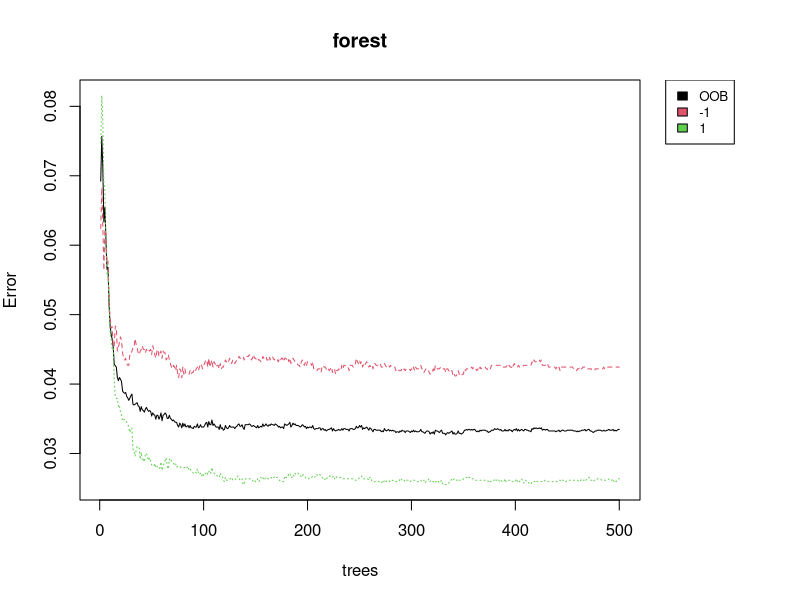
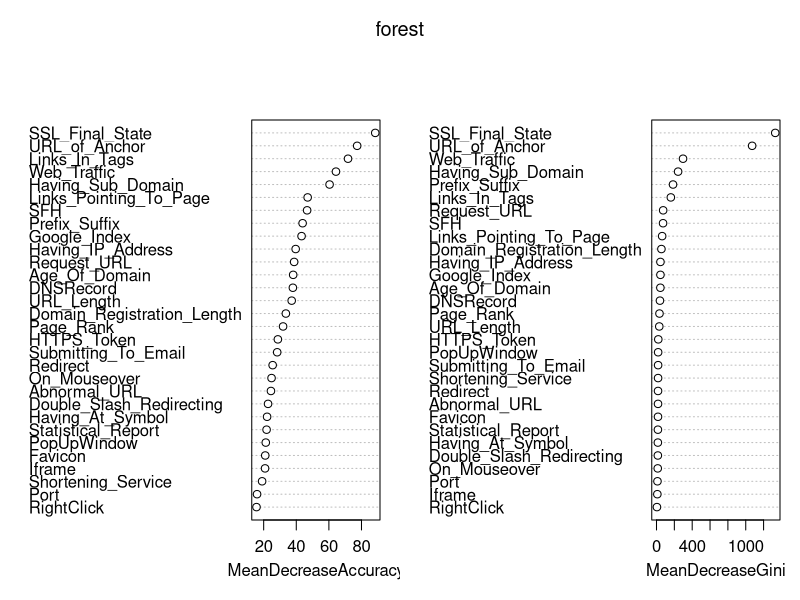

These charts were generated, in order, by the following R code:
## ---- chunk 1
library(randomForest)
## ---- chunk 2
# Load data into dataframe
phishing_data <- read.table("phising.csv", stringsAsFactors = TRUE, sep = ",", header = TRUE)

# Convert all data to type factor. This is needed for the random forest tree to create a categorical model and not a regression model.
col_names <- names(phishing_data)
phishing_data[, col_names] <- data.frame(lapply(phishing_data[, col_names], as.factor))

# Test/Train split at 80/20, as is standard practice.
set.seed(12345)
train_indicies <- sample(seq_len(nrow(phishing_data)), size = .80 * nrow(phishing_data))
phishing_data_train <- phishing_data[train_indicies,]
phishing_data_test <- phishing_data[-train_indicies,]
## ---- chunk 3
# Generate random forest model: -1 is a phising site, 1 is a legitimate website
forest <- randomForest(Result ~ ., data = phishing_data_train, importance = TRUE)
print(forest)
## ---- chunk 4
# Calculate the 'true' accuracy of the model using the test data.
resultsColumnNumber <- 31
forest_prediction <- predict(forest, phishing_data_test[, -resultsColumnNumber])
accuracy <- table(observed = phishing_data_test[, resultsColumnNumber], predicted = forest_prediction)
# Accuracy contingency table, by row
prop.table(accuracy, margin = 1)
# Fisher
fisher.test(table(observed = phishing_data_test[, resultsColumnNumber], predicted = forest_prediction))$p.value
## ---- chunk 5
#Plot self reported OOB Random Forest error-rate with legend
layout(matrix(c(1, 2), nrow = 1),
       width = c(4, 1))
par(mar = c(5, 4, 4, 0)) #No margin on the right side
plot(forest)
par(mar = c(5, 0, 4, 2)) #No margin on the left side
plot(c(0, 1), type = "n", axes = F, xlab = "", ylab = "")
legend("top", colnames(forest$err.rate), col = 1:4, cex = 0.8, fill = 1:4)
## ---- chunk 6
# Graph feature 'importance' from Random Forest model
varImpPlot(forest)
